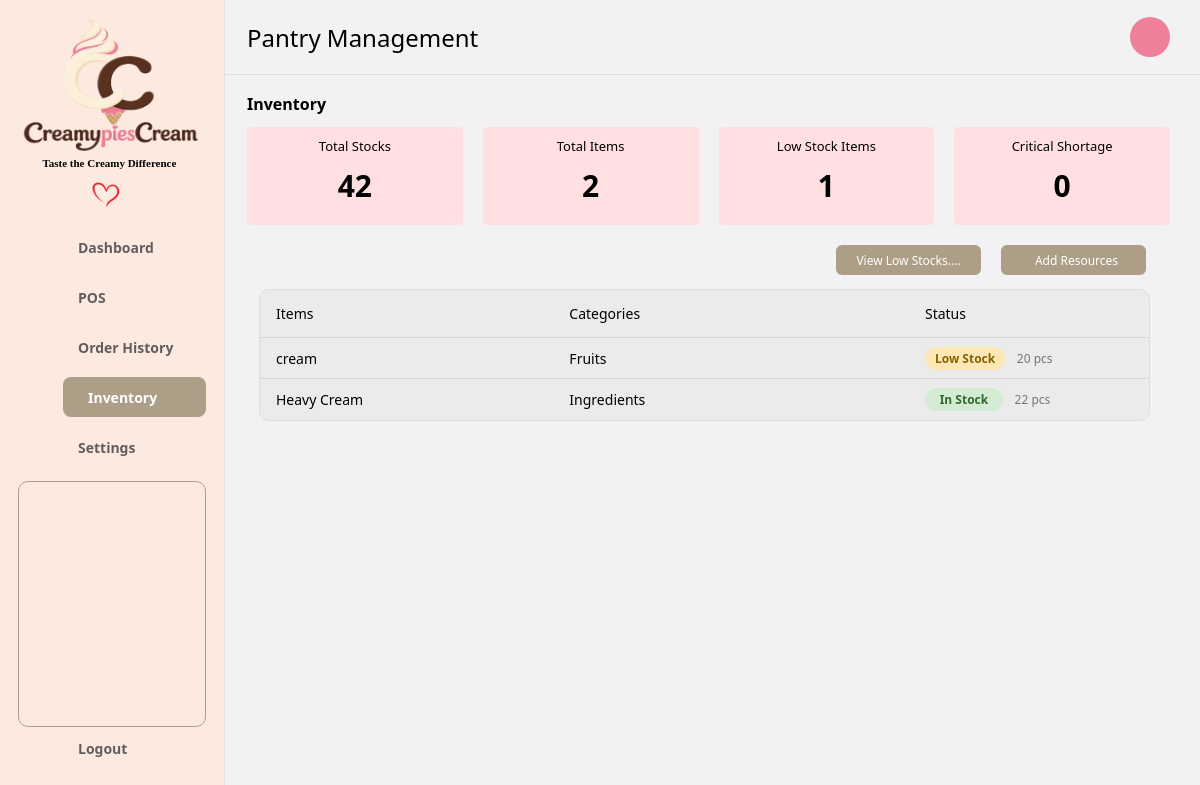
Page /creamypies/inventory.php (signed in) on the committed database.
### tables this page shows
CREATE TABLE `pantry_items` (
  `item_id` int(11) NOT NULL,
  `item_name` varchar(100) NOT NULL,
  `category` varchar(50) NOT NULL,
  `stock` decimal(10,2) NOT NULL DEFAULT 0.00,
  `unit` varchar(20) NOT NULL DEFAULT 'pcs',
  `low_level` decimal(10,2) NOT NULL DEFAULT 20.00,
  `critical_level` decimal(10,2) NOT NULL DEFAULT 5.00
);

### creamypies/inventory.php (the view, shortened to what this page needs)
<?php
require_once 'config.php';
$filter = (($_GET['filter'] ?? '') === 'low') ? 'low' : 'all';
$stats = $conn->query(
    "SELECT COUNT(*) AS total_items,
            COALESCE(SUM(stock), 0) AS total_stock,
            COALESCE(SUM(stock > critical_level AND stock <= low_level), 0) AS low_items,
            COALESCE(SUM(stock <= critical_level), 0) AS critical_items
     FROM pantry_items"
)->fetch_assoc();
$sql = "SELECT item_id, item_name, category, stock, unit, low_level, critical_level FROM pantry_items";
$sql .= " ORDER BY (stock <= critical_level) DESC, (stock <= low_level) DESC, item_name";
$items = $conn->query($sql)->fetch_all(MYSQLI_ASSOC);
function fmtQty($n) {
    return rtrim(rtrim(number_format((float)$n, 2, '.', ','), '0'), '.');
}
function stockStatus($row) {
    if ($row['stock'] <= $row['low_level'])      return ['Low Stock', 'low'];
    return ['In Stock', 'ok'];
}
?>
<!DOCTYPE html>
<html lang="en">
<head>
    <link rel="stylesheet" href="inventory.css">
    <link href="https://cdn.boxicons.com/3.0.8/fonts/basic/boxicons.min.css" rel="stylesheet">
</head>
<body>
    <nav class="sidebar" aria-label="Main navigation">
        <header>
            <img src="Assets/favicon/logo.png" alt="CreamypiesCream Logo" class="logo-image">
            <p class="tagline">Taste the Creamy Difference</p>
            <img src="Assets/sparepics/heart.png" alt="Heart Icon" class="heart-icon">
        </header>
        <div id="sideNavbar" class="sidenav">
            <ul class="nav-links">
                <li class="nav-item dashboardbutton">
                    <a href="dashboard.php">
                        <span class="dashboard">Dashboard</span>
                    </a>
                </li>
                <li class="nav-item posbutton">
                    <a href="pos.php">
                        <span class="POS">POS</span>
                    </a>
                </li>
                <li class="nav-item orderhistorybutton">
                    <a href="orderhistory.php">
                        <span class="OrderHistory">Order History</span>
                    </a>
                </li>
                <li class="nav-item inventorybutton">
                    <a href="inventory.php">
                        <span class="Inventory">Inventory</span>
                    </a>
                </li>
                <li class="nav-item settingsbutton">
                    <a href="settings.php">
                        <span class="Settings">Settings</span>
                    </a>
                </li>
            </ul>
            <div class="advertisement"></div>
            <ul class="nav-links">
                <li class="nav-item logoutbutton">
                    <a href="logout.php">
                        <span class="Logout">Logout</span>
                    </a>
                </li>
            </ul>
        </div>
    </nav>
    <main class="inv-main">
        <div class="inv-topbar">
            <h1 class="inv-title">Pantry Management</h1>
            <div class="inv-profile"><i class="bx bx-user"></i></div>
        </div>
        <div class="inv-content">
            <h3 class="inv-heading">Inventory</h3>
            <div class="stat-grid">
                <div class="stat-card">
                    <span class="stat-label">Total Stocks</span>
                    <span class="stat-value"><?= fmtQty($stats['total_stock']) ?></span>
                </div>
                <div class="stat-card">
                    <span class="stat-label">Total Items</span>
                    <span class="stat-value"><?= (int)$stats['total_items'] ?></span>
                </div>
                <div class="stat-card">
                    <span class="stat-label">Low Stock Items</span>
                    <span class="stat-value"><?= (int)$stats['low_items'] ?></span>
                </div>
                <div class="stat-card">
                    <span class="stat-label">Critical Shortage</span>
                    <span class="stat-value"><?= (int)$stats['critical_items'] ?></span>
                </div>
            </div>
            <div class="inv-actions">
                <?php if ($filter === 'low'): ?>
                    <a class="inv-btn" href="inventory.php">View All Stocks</a>
                <?php else: ?>
                    <a class="inv-btn" href="inventory.php?filter=low">View Low Stocks....</a>
                <?php endif; ?>
                <button type="button" class="inv-btn" id="openAdd">
                    <i class="bx bx-plus"></i> Add Resources
                </button>
            </div>
            <div class="inv-table-wrap">
                <table class="inv-table">
                    <thead>
                        <tr>
                            <th class="col-item">Items</th>
                            <th class="col-cat">Categories</th>
                            <th class="col-status">Status</th>
                        </tr>
                    </thead>
                    <tbody>
                        <?php foreach ($items as $row): [$label, $cls] = stockStatus($row); ?>
                            <tr>
                                <td><?= htmlspecialchars($row['item_name']) ?></td>
                                <td><?= htmlspecialchars($row['category']) ?></td>
                                <td>
                                    <span class="status-pill <?= $cls ?>"><?= $label ?></span>
                                    <span class="stock-amount"><?= fmtQty($row['stock']) ?> <?= htmlspecialchars($row['unit']) ?></span>
                                </td>
                            </tr>
                        <?php endforeach; ?>
                    </tbody>
                </table>
            </div>
        </div>
    </main>
</body>
</html>

### creamypies/inventory.css (style rules this page uses)
* { box-sizing: border-box; }
.tagline { font-size: 11px; right: 50%; transform: translateX(13%); font-weight: 600; font-family: "Jersey 25"; margin-top: -30px; }
.sidebar .logo-image { transform: translateY(-15%); margin-left: -14px; width: 210px; height: 150px; }
.heart-icon { width: 40px; height: 30px; transform: translateX(170%); margin-bottom: 40px; }
body { margin: 0; background: #F2F2F2; font-family: "Segoe UI", Arial, sans-serif; color: #000; }
.sidebar { position: fixed; top: 0; left: 0; width: 225px; min-height: 100vh; padding: 32px 18px 20px; background: #FCEAE1; border-right: 1px solid #e9dfda; }
.sidebar li { list-style: none; display: flex; align-content: left; height: 40px; margin-bottom: 10px; margin-left: 5px; transform: translateY(-110%); }
.sidebar li a { display: flex; align-items: center; text-decoration: none; color: #635d5f; font-size: 14px; font-weight: 600; padding: 10px 15px; border-radius: 7px; }
.sidebar li.inventorybutton { padding: 10px 10px; border-radius: 8px; background: #ad9f87; }
.sidebar li.inventorybutton i, .sidebar li.inventorybutton a { color: #FEFEFE; }
.sidebar li.logoutbutton { margin-top: 45px; }
.advertisement { height: 246px; width: 188px; margin-top: -46px; background: #FCEAE1; border: 1px solid #ad9f87; border-radius: 10px; }
.inv-main { margin-left: 225px; min-height: 100vh; }
.inv-topbar { height: 75px; display: flex; align-items: center; justify-content: space-between; padding: 0 30px 0 22px; background: #F2F2F2; border-bottom: 1px solid #e0dcdc; }
.inv-title { margin: 0; font-size: 24px; font-weight: 500; }
.inv-profile { width: 40px; height: 40px; display: flex; align-items: center; justify-content: center; background: #F0809A; border-radius: 50%; font-size: 24px; cursor: pointer; }
.inv-content { padding: 18px 30px 40px 22px; }
.inv-heading { margin: 0 0 12px; font-size: 16px; font-weight: 600; }
.stat-grid { display: grid; grid-template-columns: repeat(4, 1fr); gap: 20px; }
.stat-card { height: 98px; display: flex; flex-direction: column; align-items: center; padding: 10px; background: #FFDFDF; border-radius: 4px; font-size: 13px; }
.stat-value { margin: auto; font-size: 30px; font-weight: 600; }
.inv-actions { display: flex; justify-content: flex-end; gap: 20px; margin: 20px 0 14px; padding-right: 24px; }
.inv-btn { display: inline-flex; align-items: center; justify-content: center; gap: 6px; min-width: 145px; height: 30px; padding: 0 18px; background: #ad9f87; border: none; border-radius: 6px; color: #FFFFFF; font-family: inherit; font-size: 12px; text-decoration: none; cursor: pointer; }
.inv-table-wrap { margin: 0 20px 0 12px; background: #EBEBEB; border: 1px solid #e0dcdc; border-radius: 10px; overflow: hidden; }
.inv-table { width: 100%; border-collapse: collapse; font-size: 14px; }
.inv-table th { padding: 14px 16px; text-align: left; font-weight: 500; border-bottom: 1px solid #dad6d6; }
.inv-table td { height: 41px; padding: 6px 16px; border-bottom: 1px solid #dad6d6; }
.inv-table tbody tr:last-child td { border-bottom: none; }
.col-item { width: 33%; }
.col-cat { width: 40%; }
.col-status { width: 27%; }
.status-pill { display: inline-block; min-width: 78px; padding: 3px 10px; border-radius: 20px; text-align: center; font-size: 12px; font-weight: 600; }
.status-pill.ok { background: #d4ead3; color: #2f6b2c; }
.status-pill.low { background: #fde8b5; color: #8a6200; }
.stock-amount { margin-left: 8px; font-size: 12px; color: #7a7473; }

### rows in the picture
pantry_items: item_name "cream", category "Fruits", label "Low Stock", stock "20", unit "pcs"
pantry_items: item_name "Heavy Cream", category "Ingredients", label "In Stock", stock "22", unit "pcs"

### other values in the picture
fmtQty($stats['total_stock']) "42"
$stats['total_items'] "2"
$stats['low_items'] "1"
$stats['critical_items'] "0"
